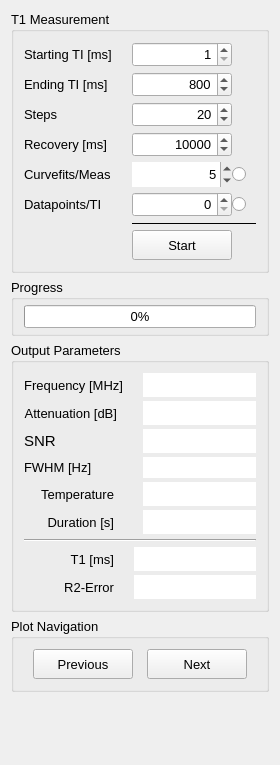
<?xml version="1.0" encoding="UTF-8"?>
<ui version="4.0">
 <class>ccRelaxometerWidget</class>
 <widget class="QWidget" name="ccRelaxometerWidget">
  <property name="geometry">
   <rect>
    <x>0</x>
    <y>0</y>
    <width>280</width>
    <height>765</height>
   </rect>
  </property>
  <property name="sizePolicy">
   <sizepolicy hsizetype="Fixed" vsizetype="Preferred">
    <horstretch>0</horstretch>
    <verstretch>0</verstretch>
   </sizepolicy>
  </property>
  <property name="minimumSize">
   <size>
    <width>280</width>
    <height>0</height>
   </size>
  </property>
  <property name="maximumSize">
   <size>
    <width>280</width>
    <height>16777215</height>
   </size>
  </property>
  <property name="windowTitle">
   <string>Form</string>
  </property>
  <layout class="QVBoxLayout" name="verticalLayout">
   <item>
    <widget class="QGroupBox" name="MeasParamWidget">
     <property name="font">
      <font>
       <pointsize>10</pointsize>
      </font>
     </property>
     <property name="title">
      <string>T1 Measurement</string>
     </property>
     <layout class="QHBoxLayout" name="horizontalLayout">
      <property name="spacing">
       <number>0</number>
      </property>
      <property name="leftMargin">
       <number>10</number>
      </property>
      <property name="topMargin">
       <number>10</number>
      </property>
      <property name="rightMargin">
       <number>10</number>
      </property>
      <property name="bottomMargin">
       <number>10</number>
      </property>
      <item>
       <widget class="QWidget" name="controls" native="true">
        <layout class="QFormLayout" name="controls_layout">
         <property name="horizontalSpacing">
          <number>20</number>
         </property>
         <property name="verticalSpacing">
          <number>5</number>
         </property>
         <property name="leftMargin">
          <number>0</number>
         </property>
         <property name="topMargin">
          <number>0</number>
         </property>
         <property name="rightMargin">
          <number>0</number>
         </property>
         <property name="bottomMargin">
          <number>0</number>
         </property>
         <item row="0" column="0">
          <widget class="QLabel" name="t1StartLabel">
           <property name="sizePolicy">
            <sizepolicy hsizetype="Minimum" vsizetype="Preferred">
             <horstretch>0</horstretch>
             <verstretch>0</verstretch>
            </sizepolicy>
           </property>
           <property name="font">
            <font>
             <pointsize>10</pointsize>
            </font>
           </property>
           <property name="text">
            <string>Starting TI [ms]</string>
           </property>
          </widget>
         </item>
         <item row="1" column="1">
          <widget class="QSpinBox" name="t1End_input">
           <property name="sizePolicy">
            <sizepolicy hsizetype="Fixed" vsizetype="Fixed">
             <horstretch>0</horstretch>
             <verstretch>0</verstretch>
            </sizepolicy>
           </property>
           <property name="minimumSize">
            <size>
             <width>100</width>
             <height>25</height>
            </size>
           </property>
           <property name="maximumSize">
            <size>
             <width>100</width>
             <height>25</height>
            </size>
           </property>
           <property name="alignment">
            <set>Qt::AlignRight|Qt::AlignTrailing|Qt::AlignVCenter</set>
           </property>
           <property name="maximum">
            <number>100000</number>
           </property>
           <property name="singleStep">
            <number>100</number>
           </property>
           <property name="value">
            <number>800</number>
           </property>
          </widget>
         </item>
         <item row="2" column="1">
          <widget class="QSpinBox" name="t1Step_input">
           <property name="sizePolicy">
            <sizepolicy hsizetype="Fixed" vsizetype="Fixed">
             <horstretch>0</horstretch>
             <verstretch>0</verstretch>
            </sizepolicy>
           </property>
           <property name="minimumSize">
            <size>
             <width>100</width>
             <height>25</height>
            </size>
           </property>
           <property name="maximumSize">
            <size>
             <width>100</width>
             <height>25</height>
            </size>
           </property>
           <property name="alignment">
            <set>Qt::AlignRight|Qt::AlignTrailing|Qt::AlignVCenter</set>
           </property>
           <property name="maximum">
            <number>1000</number>
           </property>
           <property name="value">
            <number>20</number>
           </property>
          </widget>
         </item>
         <item row="1" column="0">
          <widget class="QLabel" name="t1EndLabel">
           <property name="sizePolicy">
            <sizepolicy hsizetype="Minimum" vsizetype="Preferred">
             <horstretch>0</horstretch>
             <verstretch>0</verstretch>
            </sizepolicy>
           </property>
           <property name="font">
            <font>
             <pointsize>10</pointsize>
            </font>
           </property>
           <property name="text">
            <string>Ending TI [ms]</string>
           </property>
          </widget>
         </item>
         <item row="2" column="0">
          <widget class="QLabel" name="t1StepLabel">
           <property name="sizePolicy">
            <sizepolicy hsizetype="Minimum" vsizetype="Preferred">
             <horstretch>0</horstretch>
             <verstretch>0</verstretch>
            </sizepolicy>
           </property>
           <property name="font">
            <font>
             <pointsize>10</pointsize>
            </font>
           </property>
           <property name="text">
            <string>Steps</string>
           </property>
          </widget>
         </item>
         <item row="3" column="0">
          <widget class="QLabel" name="t1RecoveryLabel">
           <property name="sizePolicy">
            <sizepolicy hsizetype="Minimum" vsizetype="Preferred">
             <horstretch>0</horstretch>
             <verstretch>0</verstretch>
            </sizepolicy>
           </property>
           <property name="font">
            <font>
             <pointsize>10</pointsize>
            </font>
           </property>
           <property name="text">
            <string>Recovery [ms]</string>
           </property>
          </widget>
         </item>
         <item row="0" column="1">
          <widget class="QSpinBox" name="t1Start_input">
           <property name="sizePolicy">
            <sizepolicy hsizetype="Fixed" vsizetype="Fixed">
             <horstretch>0</horstretch>
             <verstretch>0</verstretch>
            </sizepolicy>
           </property>
           <property name="minimumSize">
            <size>
             <width>100</width>
             <height>25</height>
            </size>
           </property>
           <property name="maximumSize">
            <size>
             <width>100</width>
             <height>25</height>
            </size>
           </property>
           <property name="alignment">
            <set>Qt::AlignRight|Qt::AlignTrailing|Qt::AlignVCenter</set>
           </property>
           <property name="minimum">
            <number>1</number>
           </property>
           <property name="maximum">
            <number>100000</number>
           </property>
           <property name="singleStep">
            <number>10</number>
           </property>
          </widget>
         </item>
         <item row="3" column="1">
          <widget class="QSpinBox" name="t1Recovery_input">
           <property name="sizePolicy">
            <sizepolicy hsizetype="Fixed" vsizetype="Fixed">
             <horstretch>0</horstretch>
             <verstretch>0</verstretch>
            </sizepolicy>
           </property>
           <property name="minimumSize">
            <size>
             <width>100</width>
             <height>25</height>
            </size>
           </property>
           <property name="maximumSize">
            <size>
             <width>100</width>
             <height>25</height>
            </size>
           </property>
           <property name="alignment">
            <set>Qt::AlignRight|Qt::AlignTrailing|Qt::AlignVCenter</set>
           </property>
           <property name="minimum">
            <number>0</number>
           </property>
           <property name="maximum">
            <number>100000</number>
           </property>
           <property name="singleStep">
            <number>1000</number>
           </property>
           <property name="value">
            <number>10000</number>
           </property>
          </widget>
         </item>
         <item row="4" column="0">
          <widget class="QLabel" name="t1CyclesLabel">
           <property name="font">
            <font>
             <pointsize>10</pointsize>
            </font>
           </property>
           <property name="text">
            <string>Curvefits/Meas</string>
           </property>
          </widget>
         </item>
         <item row="4" column="1">
          <layout class="QHBoxLayout" name="horizontalLayout_2">
           <item>
            <widget class="QSpinBox" name="measAvg_input">
             <property name="sizePolicy">
              <sizepolicy hsizetype="Fixed" vsizetype="Fixed">
               <horstretch>0</horstretch>
               <verstretch>0</verstretch>
              </sizepolicy>
             </property>
             <property name="minimumSize">
              <size>
               <width>100</width>
               <height>25</height>
              </size>
             </property>
             <property name="maximumSize">
              <size>
               <width>100</width>
               <height>25</height>
              </size>
             </property>
             <property name="frame">
              <bool>false</bool>
             </property>
             <property name="alignment">
              <set>Qt::AlignRight|Qt::AlignTrailing|Qt::AlignVCenter</set>
             </property>
             <property name="showGroupSeparator" stdset="0">
              <bool>false</bool>
             </property>
             <property name="maximum">
              <number>1000</number>
             </property>
             <property name="value">
              <number>5</number>
             </property>
            </widget>
           </item>
           <item>
            <widget class="QRadioButton" name="measAvg_enable">
             <property name="font">
              <font>
               <pointsize>10</pointsize>
              </font>
             </property>
             <property name="text">
              <string/>
             </property>
             <property name="autoExclusive">
              <bool>false</bool>
             </property>
            </widget>
           </item>
          </layout>
         </item>
         <item row="5" column="1">
          <layout class="QHBoxLayout" name="horizontalLayout_4">
           <item>
            <widget class="QSpinBox" name="dataAvg_input">
             <property name="sizePolicy">
              <sizepolicy hsizetype="Fixed" vsizetype="Fixed">
               <horstretch>0</horstretch>
               <verstretch>0</verstretch>
              </sizepolicy>
             </property>
             <property name="minimumSize">
              <size>
               <width>100</width>
               <height>25</height>
              </size>
             </property>
             <property name="maximumSize">
              <size>
               <width>100</width>
               <height>25</height>
              </size>
             </property>
             <property name="alignment">
              <set>Qt::AlignRight|Qt::AlignTrailing|Qt::AlignVCenter</set>
             </property>
            </widget>
           </item>
           <item>
            <widget class="QRadioButton" name="dataAvg_enable">
             <property name="font">
              <font>
               <pointsize>10</pointsize>
              </font>
             </property>
             <property name="text">
              <string/>
             </property>
             <property name="autoExclusive">
              <bool>false</bool>
             </property>
            </widget>
           </item>
          </layout>
         </item>
         <item row="7" column="1">
          <widget class="QPushButton" name="t1Start_btn">
           <property name="sizePolicy">
            <sizepolicy hsizetype="Fixed" vsizetype="Fixed">
             <horstretch>0</horstretch>
             <verstretch>0</verstretch>
            </sizepolicy>
           </property>
           <property name="minimumSize">
            <size>
             <width>100</width>
             <height>30</height>
            </size>
           </property>
           <property name="maximumSize">
            <size>
             <width>100</width>
             <height>30</height>
            </size>
           </property>
           <property name="font">
            <font>
             <pointsize>10</pointsize>
            </font>
           </property>
           <property name="text">
            <string>Start</string>
           </property>
          </widget>
         </item>
         <item row="5" column="0">
          <widget class="QLabel" name="dataAvgLabel_2">
           <property name="font">
            <font>
             <pointsize>10</pointsize>
            </font>
           </property>
           <property name="text">
            <string>Datapoints/TI</string>
           </property>
          </widget>
         </item>
         <item row="6" column="1">
          <widget class="Line" name="line_2">
           <property name="frameShadow">
            <enum>QFrame::Plain</enum>
           </property>
           <property name="orientation">
            <enum>Qt::Horizontal</enum>
           </property>
          </widget>
         </item>
        </layout>
       </widget>
      </item>
     </layout>
    </widget>
   </item>
   <item>
    <widget class="QGroupBox" name="groupBox">
     <property name="font">
      <font>
       <pointsize>10</pointsize>
      </font>
     </property>
     <property name="title">
      <string>Progress</string>
     </property>
     <layout class="QHBoxLayout" name="horizontalLayout_3">
      <property name="spacing">
       <number>0</number>
      </property>
      <property name="leftMargin">
       <number>10</number>
      </property>
      <property name="topMargin">
       <number>5</number>
      </property>
      <property name="rightMargin">
       <number>10</number>
      </property>
      <property name="bottomMargin">
       <number>5</number>
      </property>
      <item>
       <widget class="QProgressBar" name="meas_progress">
        <property name="value">
         <number>0</number>
        </property>
        <property name="textVisible">
         <bool>true</bool>
        </property>
       </widget>
      </item>
     </layout>
    </widget>
   </item>
   <item>
    <widget class="QGroupBox" name="OutputWidget">
     <property name="sizePolicy">
      <sizepolicy hsizetype="Preferred" vsizetype="Minimum">
       <horstretch>0</horstretch>
       <verstretch>0</verstretch>
      </sizepolicy>
     </property>
     <property name="font">
      <font>
       <pointsize>10</pointsize>
      </font>
     </property>
     <property name="title">
      <string>Output Parameters</string>
     </property>
     <layout class="QVBoxLayout" name="verticalLayout_2">
      <property name="spacing">
       <number>5</number>
      </property>
      <property name="leftMargin">
       <number>10</number>
      </property>
      <property name="topMargin">
       <number>10</number>
      </property>
      <property name="rightMargin">
       <number>10</number>
      </property>
      <property name="bottomMargin">
       <number>10</number>
      </property>
      <item>
       <layout class="QFormLayout" name="outputParameters">
        <property name="fieldGrowthPolicy">
         <enum>QFormLayout::ExpandingFieldsGrow</enum>
        </property>
        <property name="rowWrapPolicy">
         <enum>QFormLayout::DontWrapRows</enum>
        </property>
        <property name="horizontalSpacing">
         <number>20</number>
        </property>
        <property name="verticalSpacing">
         <number>4</number>
        </property>
        <property name="leftMargin">
         <number>0</number>
        </property>
        <property name="topMargin">
         <number>0</number>
        </property>
        <property name="rightMargin">
         <number>0</number>
        </property>
        <property name="bottomMargin">
         <number>0</number>
        </property>
        <item row="0" column="0">
         <widget class="QLabel" name="freqLabel">
          <property name="sizePolicy">
           <sizepolicy hsizetype="Minimum" vsizetype="Preferred">
            <horstretch>0</horstretch>
            <verstretch>0</verstretch>
           </sizepolicy>
          </property>
          <property name="minimumSize">
           <size>
            <width>90</width>
            <height>0</height>
           </size>
          </property>
          <property name="font">
           <font>
            <pointsize>10</pointsize>
            <weight>50</weight>
            <bold>false</bold>
           </font>
          </property>
          <property name="text">
           <string>Frequency [MHz]</string>
          </property>
          <property name="alignment">
           <set>Qt::AlignRight|Qt::AlignTrailing|Qt::AlignVCenter</set>
          </property>
         </widget>
        </item>
        <item row="0" column="1">
         <widget class="QLineEdit" name="freq_output">
          <property name="sizePolicy">
           <sizepolicy hsizetype="Expanding" vsizetype="Fixed">
            <horstretch>0</horstretch>
            <verstretch>0</verstretch>
           </sizepolicy>
          </property>
          <property name="minimumSize">
           <size>
            <width>80</width>
            <height>18</height>
           </size>
          </property>
          <property name="maximumSize">
           <size>
            <width>16777215</width>
            <height>25</height>
           </size>
          </property>
          <property name="font">
           <font>
            <pointsize>11</pointsize>
            <weight>50</weight>
            <bold>false</bold>
           </font>
          </property>
          <property name="mouseTracking">
           <bool>false</bool>
          </property>
          <property name="frame">
           <bool>false</bool>
          </property>
          <property name="alignment">
           <set>Qt::AlignRight|Qt::AlignTrailing|Qt::AlignVCenter</set>
          </property>
          <property name="readOnly">
           <bool>true</bool>
          </property>
          <property name="cursorMoveStyle">
           <enum>Qt::LogicalMoveStyle</enum>
          </property>
         </widget>
        </item>
        <item row="1" column="0">
         <widget class="QLabel" name="atLabel">
          <property name="sizePolicy">
           <sizepolicy hsizetype="Minimum" vsizetype="Preferred">
            <horstretch>0</horstretch>
            <verstretch>0</verstretch>
           </sizepolicy>
          </property>
          <property name="minimumSize">
           <size>
            <width>90</width>
            <height>0</height>
           </size>
          </property>
          <property name="font">
           <font>
            <pointsize>10</pointsize>
            <weight>50</weight>
            <bold>false</bold>
           </font>
          </property>
          <property name="text">
           <string>Attenuation [dB]</string>
          </property>
          <property name="alignment">
           <set>Qt::AlignRight|Qt::AlignTrailing|Qt::AlignVCenter</set>
          </property>
         </widget>
        </item>
        <item row="1" column="1">
         <widget class="QLineEdit" name="at_output">
          <property name="sizePolicy">
           <sizepolicy hsizetype="Expanding" vsizetype="Fixed">
            <horstretch>0</horstretch>
            <verstretch>0</verstretch>
           </sizepolicy>
          </property>
          <property name="minimumSize">
           <size>
            <width>80</width>
            <height>18</height>
           </size>
          </property>
          <property name="maximumSize">
           <size>
            <width>16777215</width>
            <height>25</height>
           </size>
          </property>
          <property name="font">
           <font>
            <pointsize>11</pointsize>
            <weight>50</weight>
            <bold>false</bold>
           </font>
          </property>
          <property name="mouseTracking">
           <bool>false</bool>
          </property>
          <property name="frame">
           <bool>false</bool>
          </property>
          <property name="alignment">
           <set>Qt::AlignRight|Qt::AlignTrailing|Qt::AlignVCenter</set>
          </property>
          <property name="readOnly">
           <bool>true</bool>
          </property>
         </widget>
        </item>
        <item row="2" column="0">
         <widget class="QLabel" name="label_3">
          <property name="sizePolicy">
           <sizepolicy hsizetype="Minimum" vsizetype="Preferred">
            <horstretch>0</horstretch>
            <verstretch>0</verstretch>
           </sizepolicy>
          </property>
          <property name="font">
           <font>
            <pointsize>11</pointsize>
            <weight>50</weight>
            <bold>false</bold>
           </font>
          </property>
          <property name="text">
           <string>SNR</string>
          </property>
         </widget>
        </item>
        <item row="2" column="1">
         <widget class="QLineEdit" name="snr_output">
          <property name="sizePolicy">
           <sizepolicy hsizetype="Expanding" vsizetype="Fixed">
            <horstretch>0</horstretch>
            <verstretch>0</verstretch>
           </sizepolicy>
          </property>
          <property name="minimumSize">
           <size>
            <width>80</width>
            <height>18</height>
           </size>
          </property>
          <property name="maximumSize">
           <size>
            <width>16777215</width>
            <height>25</height>
           </size>
          </property>
          <property name="font">
           <font>
            <pointsize>11</pointsize>
            <weight>50</weight>
            <bold>false</bold>
           </font>
          </property>
          <property name="mouseTracking">
           <bool>false</bool>
          </property>
          <property name="frame">
           <bool>false</bool>
          </property>
          <property name="alignment">
           <set>Qt::AlignRight|Qt::AlignTrailing|Qt::AlignVCenter</set>
          </property>
          <property name="readOnly">
           <bool>true</bool>
          </property>
         </widget>
        </item>
        <item row="3" column="0">
         <widget class="QLabel" name="label_4">
          <property name="font">
           <font>
            <pointsize>10</pointsize>
           </font>
          </property>
          <property name="text">
           <string>FWHM [Hz]</string>
          </property>
         </widget>
        </item>
        <item row="3" column="1">
         <widget class="QLineEdit" name="fwhm_output">
          <property name="minimumSize">
           <size>
            <width>80</width>
            <height>18</height>
           </size>
          </property>
          <property name="maximumSize">
           <size>
            <width>16777215</width>
            <height>25</height>
           </size>
          </property>
          <property name="frame">
           <bool>false</bool>
          </property>
          <property name="alignment">
           <set>Qt::AlignRight|Qt::AlignTrailing|Qt::AlignVCenter</set>
          </property>
         </widget>
        </item>
        <item row="4" column="0">
         <widget class="QLabel" name="centerLabel">
          <property name="sizePolicy">
           <sizepolicy hsizetype="Minimum" vsizetype="Preferred">
            <horstretch>0</horstretch>
            <verstretch>0</verstretch>
           </sizepolicy>
          </property>
          <property name="minimumSize">
           <size>
            <width>90</width>
            <height>0</height>
           </size>
          </property>
          <property name="font">
           <font>
            <pointsize>10</pointsize>
            <weight>50</weight>
            <bold>false</bold>
           </font>
          </property>
          <property name="text">
           <string>Temperature</string>
          </property>
          <property name="alignment">
           <set>Qt::AlignRight|Qt::AlignTrailing|Qt::AlignVCenter</set>
          </property>
         </widget>
        </item>
        <item row="4" column="1">
         <widget class="QLineEdit" name="temp_output">
          <property name="sizePolicy">
           <sizepolicy hsizetype="Expanding" vsizetype="Fixed">
            <horstretch>0</horstretch>
            <verstretch>0</verstretch>
           </sizepolicy>
          </property>
          <property name="minimumSize">
           <size>
            <width>80</width>
            <height>18</height>
           </size>
          </property>
          <property name="maximumSize">
           <size>
            <width>16777215</width>
            <height>25</height>
           </size>
          </property>
          <property name="font">
           <font>
            <pointsize>11</pointsize>
            <weight>50</weight>
            <bold>false</bold>
           </font>
          </property>
          <property name="mouseTracking">
           <bool>false</bool>
          </property>
          <property name="frame">
           <bool>false</bool>
          </property>
          <property name="alignment">
           <set>Qt::AlignRight|Qt::AlignTrailing|Qt::AlignVCenter</set>
          </property>
          <property name="readOnly">
           <bool>true</bool>
          </property>
         </widget>
        </item>
        <item row="5" column="0">
         <widget class="QLabel" name="peakLabel">
          <property name="sizePolicy">
           <sizepolicy hsizetype="Minimum" vsizetype="Preferred">
            <horstretch>0</horstretch>
            <verstretch>0</verstretch>
           </sizepolicy>
          </property>
          <property name="minimumSize">
           <size>
            <width>90</width>
            <height>0</height>
           </size>
          </property>
          <property name="font">
           <font>
            <pointsize>10</pointsize>
            <weight>50</weight>
            <bold>false</bold>
           </font>
          </property>
          <property name="text">
           <string>Duration [s]</string>
          </property>
          <property name="alignment">
           <set>Qt::AlignRight|Qt::AlignTrailing|Qt::AlignVCenter</set>
          </property>
         </widget>
        </item>
        <item row="5" column="1">
         <widget class="QLineEdit" name="dur_output">
          <property name="sizePolicy">
           <sizepolicy hsizetype="Expanding" vsizetype="Fixed">
            <horstretch>0</horstretch>
            <verstretch>0</verstretch>
           </sizepolicy>
          </property>
          <property name="minimumSize">
           <size>
            <width>80</width>
            <height>18</height>
           </size>
          </property>
          <property name="maximumSize">
           <size>
            <width>16777215</width>
            <height>25</height>
           </size>
          </property>
          <property name="font">
           <font>
            <pointsize>11</pointsize>
            <weight>50</weight>
            <bold>false</bold>
           </font>
          </property>
          <property name="mouseTracking">
           <bool>false</bool>
          </property>
          <property name="frame">
           <bool>false</bool>
          </property>
          <property name="alignment">
           <set>Qt::AlignRight|Qt::AlignTrailing|Qt::AlignVCenter</set>
          </property>
          <property name="readOnly">
           <bool>true</bool>
          </property>
         </widget>
        </item>
       </layout>
      </item>
      <item>
       <widget class="Line" name="line">
        <property name="orientation">
         <enum>Qt::Horizontal</enum>
        </property>
       </widget>
      </item>
      <item>
       <layout class="QFormLayout" name="formLayout_2">
        <property name="fieldGrowthPolicy">
         <enum>QFormLayout::ExpandingFieldsGrow</enum>
        </property>
        <property name="horizontalSpacing">
         <number>20</number>
        </property>
        <property name="verticalSpacing">
         <number>4</number>
        </property>
        <item row="0" column="0">
         <widget class="QLabel" name="label">
          <property name="sizePolicy">
           <sizepolicy hsizetype="Minimum" vsizetype="Preferred">
            <horstretch>0</horstretch>
            <verstretch>0</verstretch>
           </sizepolicy>
          </property>
          <property name="minimumSize">
           <size>
            <width>90</width>
            <height>0</height>
           </size>
          </property>
          <property name="font">
           <font>
            <pointsize>10</pointsize>
           </font>
          </property>
          <property name="text">
           <string>T1 [ms]</string>
          </property>
          <property name="alignment">
           <set>Qt::AlignRight|Qt::AlignTrailing|Qt::AlignVCenter</set>
          </property>
         </widget>
        </item>
        <item row="0" column="1">
         <widget class="QLineEdit" name="t1_output">
          <property name="minimumSize">
           <size>
            <width>80</width>
            <height>18</height>
           </size>
          </property>
          <property name="maximumSize">
           <size>
            <width>16777215</width>
            <height>25</height>
           </size>
          </property>
          <property name="font">
           <font>
            <pointsize>11</pointsize>
           </font>
          </property>
          <property name="frame">
           <bool>false</bool>
          </property>
          <property name="readOnly">
           <bool>true</bool>
          </property>
         </widget>
        </item>
        <item row="1" column="0">
         <widget class="QLabel" name="label_2">
          <property name="sizePolicy">
           <sizepolicy hsizetype="Minimum" vsizetype="Preferred">
            <horstretch>0</horstretch>
            <verstretch>0</verstretch>
           </sizepolicy>
          </property>
          <property name="minimumSize">
           <size>
            <width>90</width>
            <height>0</height>
           </size>
          </property>
          <property name="font">
           <font>
            <pointsize>10</pointsize>
           </font>
          </property>
          <property name="text">
           <string>R2-Error</string>
          </property>
          <property name="alignment">
           <set>Qt::AlignRight|Qt::AlignTrailing|Qt::AlignVCenter</set>
          </property>
         </widget>
        </item>
        <item row="1" column="1">
         <widget class="QLineEdit" name="r2_output">
          <property name="minimumSize">
           <size>
            <width>80</width>
            <height>18</height>
           </size>
          </property>
          <property name="maximumSize">
           <size>
            <width>16777215</width>
            <height>25</height>
           </size>
          </property>
          <property name="font">
           <font>
            <pointsize>11</pointsize>
           </font>
          </property>
          <property name="frame">
           <bool>false</bool>
          </property>
          <property name="readOnly">
           <bool>true</bool>
          </property>
         </widget>
        </item>
       </layout>
      </item>
     </layout>
    </widget>
   </item>
   <item>
    <widget class="QWidget" name="plotNav_widget" native="true">
     <layout class="QVBoxLayout" name="verticalLayout_3">
      <property name="spacing">
       <number>0</number>
      </property>
      <property name="leftMargin">
       <number>0</number>
      </property>
      <property name="topMargin">
       <number>0</number>
      </property>
      <property name="rightMargin">
       <number>0</number>
      </property>
      <property name="bottomMargin">
       <number>0</number>
      </property>
      <item>
       <widget class="QGroupBox" name="groupBox_2">
        <property name="font">
         <font>
          <pointsize>10</pointsize>
         </font>
        </property>
        <property name="title">
         <string>Plot Navigation</string>
        </property>
        <layout class="QHBoxLayout" name="horizontalLayout_5">
         <property name="spacing">
          <number>5</number>
         </property>
         <property name="leftMargin">
          <number>10</number>
         </property>
         <property name="topMargin">
          <number>10</number>
         </property>
         <property name="rightMargin">
          <number>10</number>
         </property>
         <property name="bottomMargin">
          <number>10</number>
         </property>
         <item>
          <widget class="QPushButton" name="prevPlot_btn">
           <property name="sizePolicy">
            <sizepolicy hsizetype="Fixed" vsizetype="Fixed">
             <horstretch>0</horstretch>
             <verstretch>0</verstretch>
            </sizepolicy>
           </property>
           <property name="minimumSize">
            <size>
             <width>100</width>
             <height>30</height>
            </size>
           </property>
           <property name="maximumSize">
            <size>
             <width>100</width>
             <height>30</height>
            </size>
           </property>
           <property name="font">
            <font>
             <pointsize>10</pointsize>
            </font>
           </property>
           <property name="text">
            <string>Previous</string>
           </property>
          </widget>
         </item>
         <item>
          <widget class="QPushButton" name="nextPlot_btn">
           <property name="sizePolicy">
            <sizepolicy hsizetype="Fixed" vsizetype="Fixed">
             <horstretch>0</horstretch>
             <verstretch>0</verstretch>
            </sizepolicy>
           </property>
           <property name="minimumSize">
            <size>
             <width>100</width>
             <height>30</height>
            </size>
           </property>
           <property name="maximumSize">
            <size>
             <width>100</width>
             <height>30</height>
            </size>
           </property>
           <property name="font">
            <font>
             <pointsize>10</pointsize>
            </font>
           </property>
           <property name="text">
            <string>Next</string>
           </property>
          </widget>
         </item>
        </layout>
       </widget>
      </item>
     </layout>
    </widget>
   </item>
   <item>
    <spacer name="verticalSpacer">
     <property name="orientation">
      <enum>Qt::Vertical</enum>
     </property>
     <property name="sizeType">
      <enum>QSizePolicy::Expanding</enum>
     </property>
     <property name="sizeHint" stdset="0">
      <size>
       <width>20</width>
       <height>40</height>
      </size>
     </property>
    </spacer>
   </item>
  </layout>
 </widget>
 <resources/>
 <connections/>
</ui>
